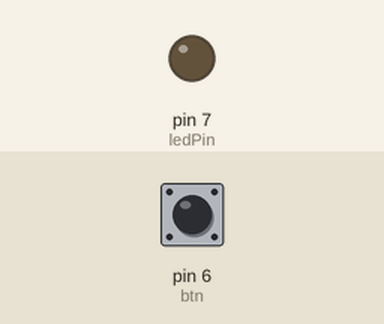
This sketch was run on a simulated Arduino Uno, built with avr-gcc and run on an emulated ATmega328P. Parts: output pins drawn as LEDs (lit = HIGH). The inputs (shaded band) are chosen by the test bench; at power-on: pin 6 (btn) HIGH.

Above: at 1.2 s.
1.3 s: pin 6 (btn) pulled LOW for 0.15 s
At 2.4 s:
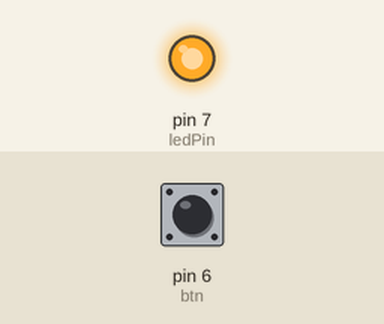
2.9 s: pin 6 (btn) pulled LOW for 1 s
At 3.6 s:
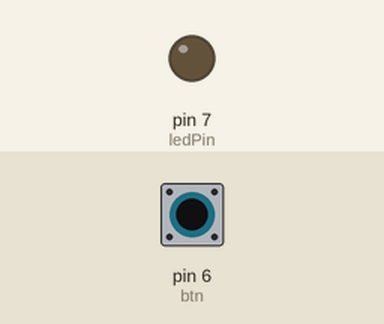
5.4 s: pin 6 (btn) pulled LOW for 3.2 s
At 6.7 s:
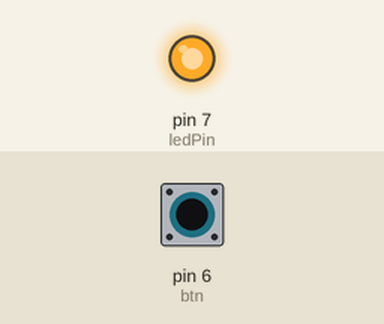
Timing chart, 0 to 8.4 s (numbered marks = the images above; inputs shaded):
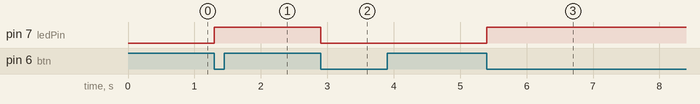

The sketch:

EIUclass7_3Code.ino
```cpp
//Pull up btn toggle on/off configuration

int ledPin = 7;
int btn = 6;
bool btnS;

bool lastBtnSt = true;
bool ledSt = false;

void setup() {
  // put your setup code here, to run once:
  pinMode(ledPin, OUTPUT);
  pinMode(btn, INPUT);

  digitalWrite(ledPin, LOW);

  Serial.begin(9600);


}

void loop() {
  // put your main code here, to run repeatedly:
  btnS = digitalRead(btn);

  if (btnS == 0 && lastBtnSt == 1) {
    ledSt = !ledSt;
    digitalWrite(ledPin, ledSt);

    delay(50);
  }

  lastBtnSt = btnS;

}
```

Measured:
- after the input at 1.3 s, pin 7 (ledPin): LOW → HIGH at once
- after the input at 2.9 s, pin 7 (ledPin): HIGH → LOW at once
- after the input at 5.4 s, pin 7 (ledPin): LOW → HIGH at once
